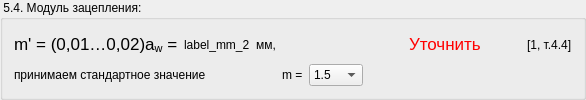
        <widget class="QGroupBox" name="groupBox_48">
         <property name="title">
          <string> 5.4. Модуль зацепления:</string>
         </property>
         <layout class="QGridLayout" name="gridLayout_97">
          <item row="1" column="4">
           <widget class="QLabel" name="label_418">
            <property name="text">
             <string>&lt;!DOCTYPE HTML PUBLIC &quot;-//W3C//DTD HTML 4.0//EN&quot; &quot;http://www.w3.org/TR/REC-html40/strict.dtd&quot;&gt;
&lt;html&gt;&lt;head&gt;&lt;meta name=&quot;qrichtext&quot; content=&quot;1&quot; /&gt;&lt;style type=&quot;text/css&quot;&gt;
p, li { white-space: pre-wrap; }
&lt;/style&gt;&lt;/head&gt;&lt;body style=&quot; font-family:'Lucida Grande'; font-size:13pt; font-weight:400; font-style:normal;&quot;&gt;
&lt;p style=&quot; margin-top:0px; margin-bottom:0px; margin-left:0px; margin-right:0px; -qt-block-indent:0; text-indent:0px;&quot;&gt;m' = (0,01…0,02)a&lt;span style=&quot; vertical-align:sub;&quot;&gt;w&lt;/span&gt; =&lt;/p&gt;&lt;/body&gt;&lt;/html&gt;</string>
            </property>
           </widget>
          </item>
          <item row="1" column="12">
           <spacer name="horizontalSpacer_102">
            <property name="orientation">
             <enum>Qt::Horizontal</enum>
            </property>
            <property name="sizeHint" stdset="0">
             <size>
              <width>40</width>
              <height>20</height>
             </size>
            </property>
           </spacer>
          </item>
          <item row="1" column="5">
           <widget class="QLabel" name="label_mm_3">
            <property name="text">
             <string>label_mm_2</string>
            </property>
           </widget>
          </item>
          <item row="1" column="6">
           <widget class="QLabel" name="label_419">
            <property name="text">
             <string>мм,</string>
            </property>
           </widget>
          </item>
          <item row="2" column="4" colspan="3">
           <widget class="QLabel" name="label_420">
            <property name="text">
             <string>принимаем стандартное значение</string>
            </property>
           </widget>
          </item>
          <item row="2" column="7">
           <widget class="QLabel" name="label_421">
            <property name="text">
             <string>m =</string>
            </property>
           </widget>
          </item>
          <item row="2" column="8">
           <widget class="QComboBox" name="comboBox_m_3">
            <item>
             <property name="text">
              <string>1.5</string>
             </property>
            </item>
            <item>
             <property name="text">
              <string>1.75</string>
             </property>
            </item>
            <item>
             <property name="text">
              <string>2.0</string>
             </property>
            </item>
            <item>
             <property name="text">
              <string>2.25</string>
             </property>
            </item>
            <item>
             <property name="text">
              <string>2.5</string>
             </property>
            </item>
            <item>
             <property name="text">
              <string>2.75</string>
             </property>
            </item>
            <item>
             <property name="text">
              <string>3.0</string>
             </property>
            </item>
            <item>
             <property name="text">
              <string>3.5</string>
             </property>
            </item>
            <item>
             <property name="text">
              <string>4.0</string>
             </property>
            </item>
            <item>
             <property name="text">
              <string>4.5</string>
             </property>
            </item>
            <item>
             <property name="text">
              <string>5.0</string>
             </property>
            </item>
            <item>
             <property name="text">
              <string>5.5</string>
             </property>
            </item>
            <item>
             <property name="text">
              <string>6.0</string>
             </property>
            </item>
            <item>
             <property name="text">
              <string>7.0</string>
             </property>
            </item>
            <item>
             <property name="text">
              <string>8.0</string>
             </property>
            </item>
            <item>
             <property name="text">
              <string>9.0</string>
             </property>
            </item>
            <item>
             <property name="text">
              <string>10.0</string>
             </property>
            </item>
            <item>
             <property name="text">
              <string>11.0</string>
             </property>
            </item>
            <item>
             <property name="text">
              <string>12.0</string>
             </property>
            </item>
            <item>
             <property name="text">
              <string>14.0</string>
             </property>
            </item>
            <item>
             <property name="text">
              <string>16.0</string>
             </property>
            </item>
           </widget>
          </item>
          <item row="1" column="13">
           <widget class="QLabel" name="label_422">
            <property name="text">
             <string>[1, т.4.4]</string>
            </property>
           </widget>
          </item>
          <item row="1" column="10">
           <spacer name="horizontalSpacer_144">
            <property name="orientation">
             <enum>Qt::Horizontal</enum>
            </property>
            <property name="sizeType">
             <enum>QSizePolicy::Minimum</enum>
            </property>
            <property name="sizeHint" stdset="0">
             <size>
              <width>40</width>
              <height>20</height>
             </size>
            </property>
           </spacer>
          </item>
          <item row="1" column="11">
           <widget class="QLabel" name="label_checkM_2">
            <property name="text">
             <string>&lt;!DOCTYPE HTML PUBLIC &quot;-//W3C//DTD HTML 4.0//EN&quot; &quot;http://www.w3.org/TR/REC-html40/strict.dtd&quot;&gt;
&lt;html&gt;&lt;head&gt;&lt;meta name=&quot;qrichtext&quot; content=&quot;1&quot; /&gt;&lt;style type=&quot;text/css&quot;&gt;
p, li { white-space: pre-wrap; }
&lt;/style&gt;&lt;/head&gt;&lt;body style=&quot; font-family:'Lucida Grande'; font-size:13pt; font-weight:400; font-style:normal;&quot;&gt;
&lt;p style=&quot; margin-top:0px; margin-bottom:0px; margin-left:0px; margin-right:0px; -qt-block-indent:0; text-indent:0px;&quot;&gt;&lt;span style=&quot; color:#ff0000;&quot;&gt;Уточнить&lt;/span&gt;&lt;/p&gt;&lt;/body&gt;&lt;/html&gt;</string>
            </property>
           </widget>
          </item>
         </layout>
        </widget>
